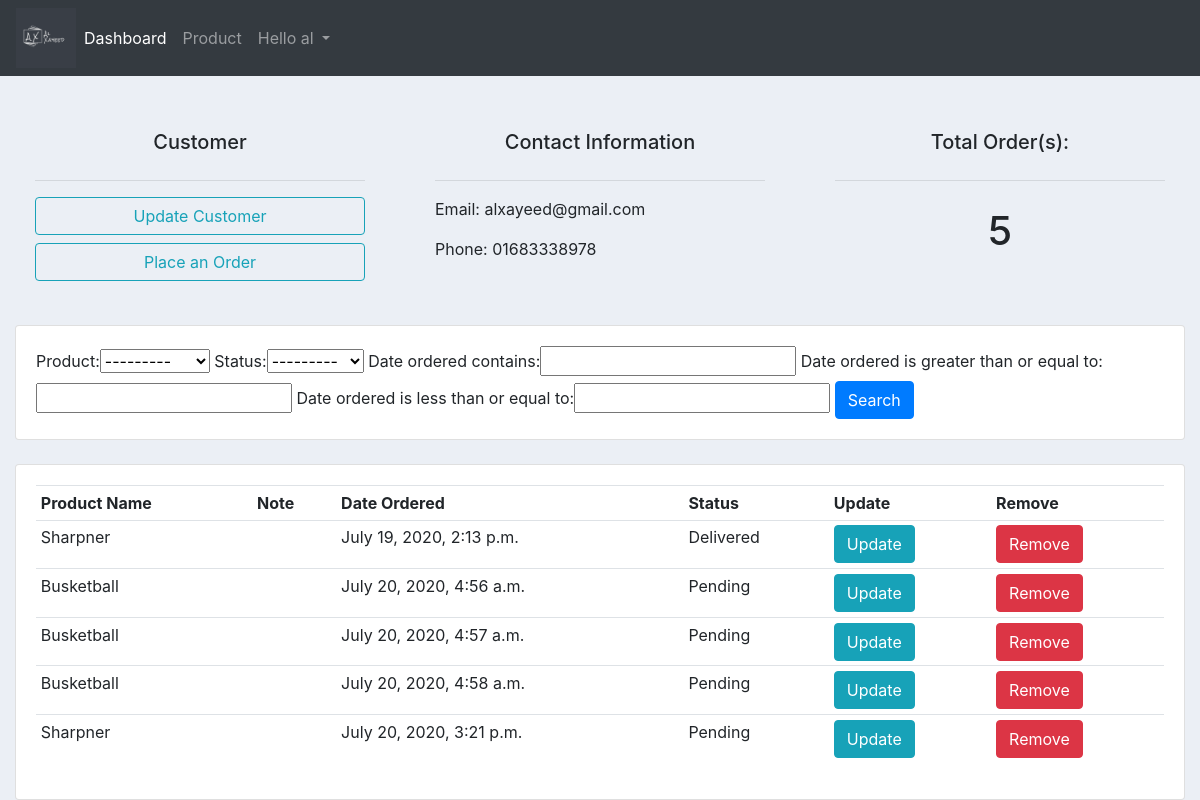
/customer/1/ (signed in), run on an earlier commit of the app's database.
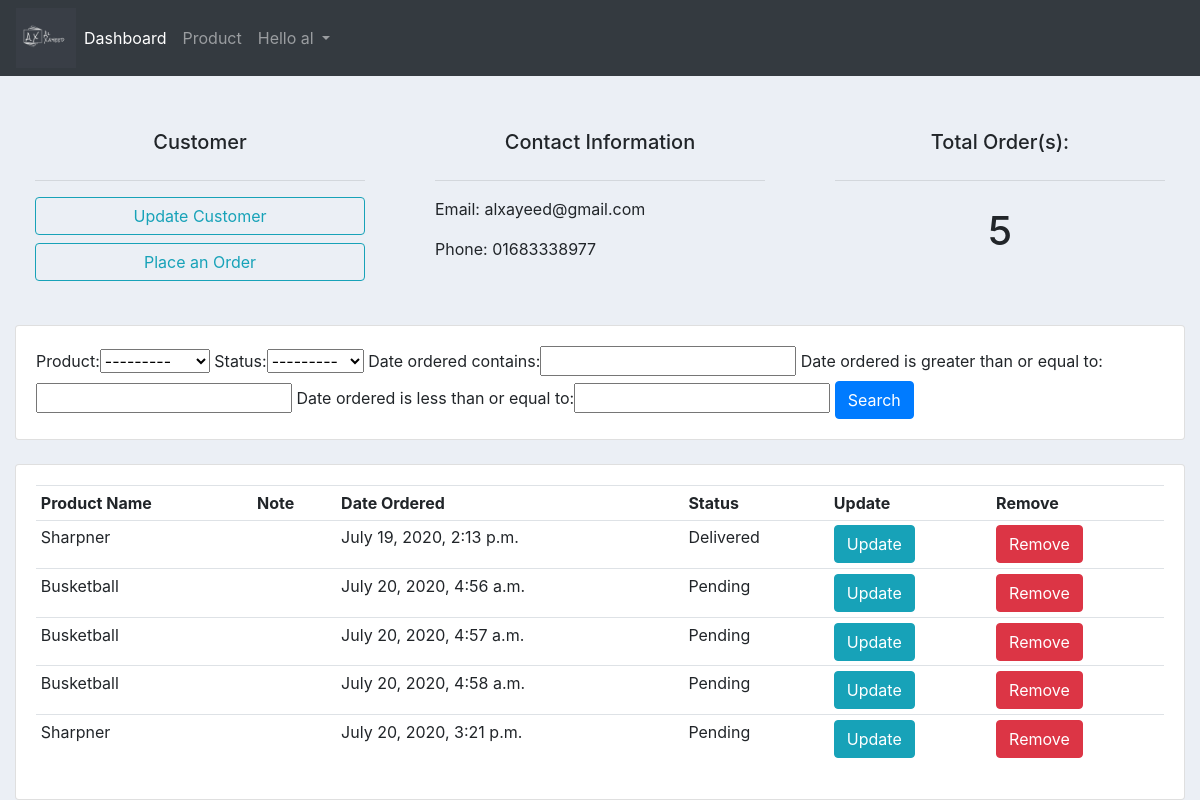
And on a later commit of the database.
### accounts/models.py (models this page shows, shortened)
class Customer(models.Model):
    user = models.OneToOneField(User, null=True, on_delete=models.CASCADE)
    name = models.CharField(max_length=200, null=True)
    phone = models.CharField(max_length=15, null=True)
    email = models.CharField(max_length=50, null=True)
    profile_pic = models.ImageField(default="default.jpeg", null=True, blank=True)
    date_joined = models.DateTimeField(auto_now_add=True, null=True, blank= True)

### accounts/decorators.py (the view)
        def wrapper_func(request, *args, **kwargs):
            group = None
            if request.user.groups.exists():
                group = request.user.groups.all()[0].name
            if group in allowed_roles:
                return view_func(request, *args, **kwargs)
            else:
                return HttpResponse('You are not authorized to view this page')

### accounts/models.py (called while the page is built)
    def __str__(self):
        return self.name

### accounts/views.py (called while the page is built)
@login_required(login_url='login')
@allowed_users(allowed_roles=['admin'])
def customer(request, pk):
    customer = Customer.objects.get(id=pk)
    orders = customer.order_set.all()
    total_order = customer.order_set.all().count()
    myFilter = OrderFilter(request.GET, queryset=orders)
    orders = myFilter.qs
    context = {'customer': customer, 'orders': orders, 'total_order': total_order, 'myFilter': myFilter }
    return render(request, 'accounts/customer.html', context)

### accounts/templates/accounts/customer.html (shortened to what this page needs)
{% extends 'accounts/base.html' %}
{% block content %}
    <br>
<div class="row">
                <div class="col-md">
                    <div class="card-body">
                        <h5 style="text-align: center; padding: 10px;">Customer</h5>
                        <hr>
                        <a class="btn btn-outline-info btn-sm- btn-block" href="">Update Customer</a>
                        <a class="btn btn-outline-info btn-sm- btn-block" href="{% url 'create_order' customer.id %}">Place an Order</a>
                    </div>
                </div>
                <div class="col-md">
                    <div class="card-body">
                        <h5 style="text-align: center; padding: 10px;">Contact Information</h5>
                        <hr>
                        <p>Email: {{ customer.email }}</p>
                        <p>Phone: {{ customer.phone}}</p>
                    </div>
                </div>
                <div class="col-md">
                    <div class="card-body">
                        <h5 style="text-align: center; padding: 10px;">Total Order(s):</h5>
                        <hr>
                        <h1 style="text-align: center; padding: 10px;">{{ total_order }}</h1>
                    </div>
                </div>
</div>
    <br>
    <div class="row">
        <div class="col">
            <div class="card card-body">
                <form method="GET">
                    {{ myFilter.form }}
                    <button class="btn btn-primary" type="submit">Search</button>
                </form>
            </div>
        </div>
    </div>
    <br>
    <div class="row">
        <div class="col-md">
            <div class="card card-body">
                <table class="table table-sm">
                    <tr>
                        <th>Product Name</th>
                        <th>Note</th>
                        <th>Date Ordered</th>
                        <th>Status</th>
                        <th>Update</th>
                        <th>Remove</th>
                    </tr>
                    {% for order in orders %}
                    <tr>
                        <td>{{order.product.name}}</td>
                        <td>{{order.product.note}}</td>
                        <td>{{order.date_ordered}}</td>
                        <td>{{order.status}}</td>
                        <td><a class="btn btn-info" href="{% url 'update_order' order.id%}"> Update</td>
                            <td><a class="btn btn-danger" href="{% url 'delete_order' order.id %}"> Remove</td>
                    </tr>
                    {% endfor %}
                </table>
            </div>
        </div>
    </div>
{% endblock %}

What changed in the data, as far as the page shows it:
changed Customer "alxayeed@gmail.com": phone "01683338978" → "01683338977"
